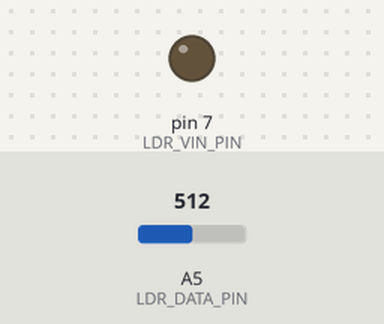
The sketch below on a simulated Arduino Uno, built with avr-gcc and run on an emulated ATmega328P. Shown: output pins drawn as LEDs (lit = HIGH). The inputs (shaded band) are chosen by the test bench; at power-on: A5 (LDR_DATA_PIN) = 512. No radio packets arrive unless stated; pins used as bus, display or sensor lines are not drawn.

Above: at 0.1 s.
At 129.3 s:
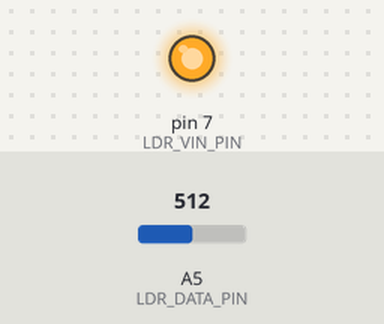
Timing chart, 0 to 130.0 s (numbered marks = the images above):
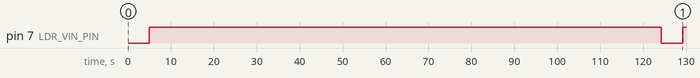

The sketch:

current_consumption.ino
```cpp
#include <LowPower.h>
#include <VirtualWire.h>
// #include <RCSwitch.h>

#define NUM_SAMPLES 500
#define LDR_THRESHOLD 600
#define LDR_VIN_PIN 7
#define LDR_DATA_PIN 5
#define TX_VIN_PIN 8
#define TX_DATA_PIN 10
#define TIME_SLEEPING 5
#define NODE_ID 0

// RCSwitch mySwitch = RCSwitch();

float get_ldr_value() {
  // Obtém amostras do LDR
  float status = 0.0;
  for (int i = 0; i < NUM_SAMPLES; i++)
    status += analogRead(LDR_DATA_PIN);

  return status / NUM_SAMPLES;
}

void read_and_send_data() {
  // Obtém medidas do sensor
  digitalWrite(LDR_VIN_PIN, HIGH);
  float ldr_measure = get_ldr_value();

  // Transmite os dados
  digitalWrite(TX_VIN_PIN, HIGH);
  String ldr_measure_string = String(int(ldr_measure));
  char buffer[10];
  ldr_measure_string.toCharArray(buffer, 10);
  vw_send(buffer,   strlen(buffer));
  vw_wait_tx();
  // mySwitch.send(NODE_ID, 24);
  // mySwitch.send(int(ldr_measure), 24);
}

void setup() {
  // Configura pinos de alimentação do sensor e RF
  pinMode(LDR_VIN_PIN, OUTPUT);
  pinMode(TX_VIN_PIN, OUTPUT);

  // Configura pino de dados do RF
  vw_setup(2000);
  vw_set_tx_pin(TX_DATA_PIN);
  // mySwitch.enableTransmit(TX_DATA_PIN);
}

void loop() {
  // Modo de baixo consumo
  for (int i = 0; i < TIME_SLEEPING; i++) {
    LowPower.powerDown(SLEEP_1S, ADC_OFF, BOD_OFF);
  }

  // Lê amostras do sensor e transmite informação
  for (int i = 0; i < 1000; i++) {
    read_and_send_data();
  }
    // read_and_send_data();

  // Volta ao modo de baixo consumo
  digitalWrite(LDR_VIN_PIN, LOW);
  digitalWrite(TX_VIN_PIN, LOW);
}
```

Measured:
- by itself, pin 7 (LDR_VIN_PIN): LOW → HIGH at 5.0 s, → LOW 119 s later, → HIGH 5.0 s later
